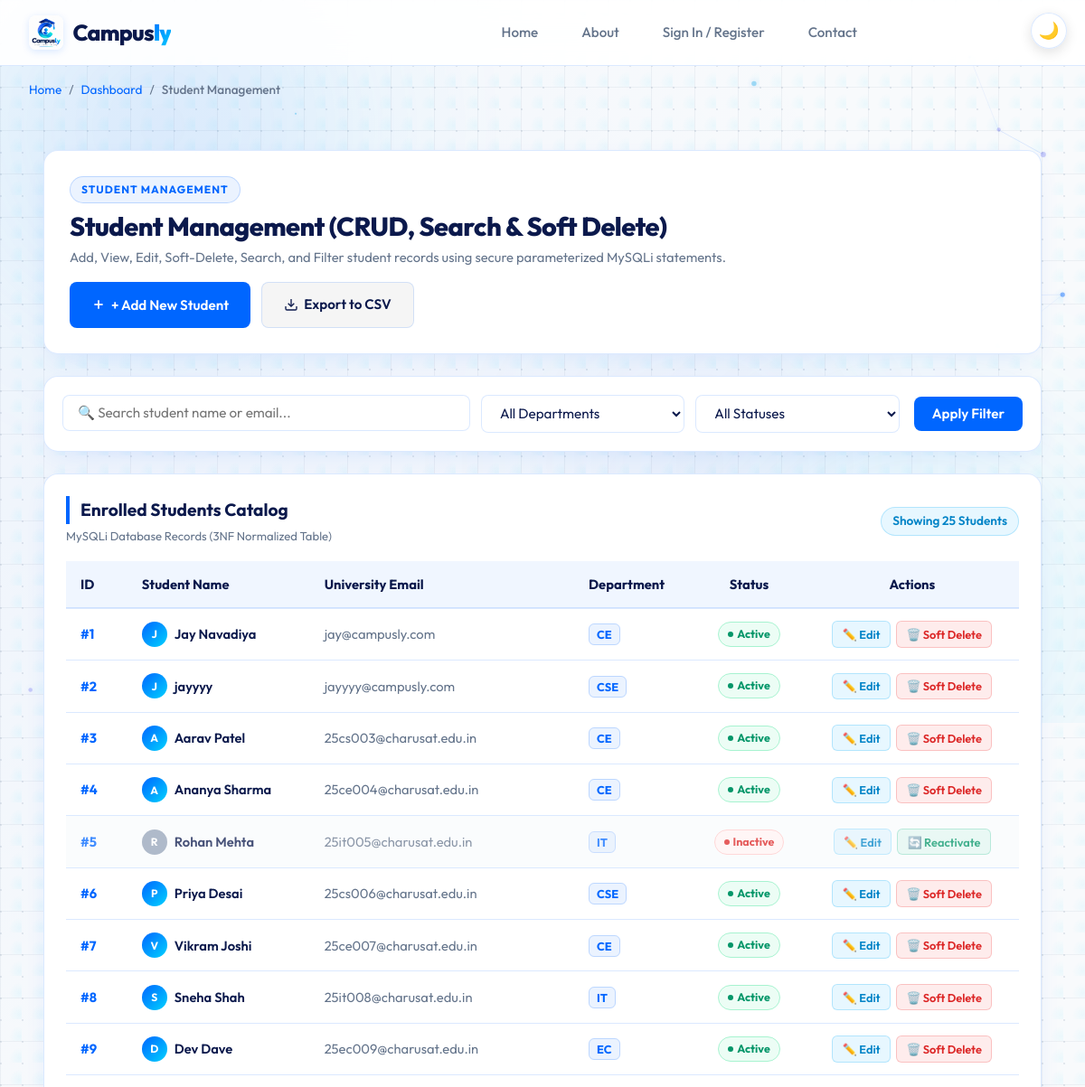
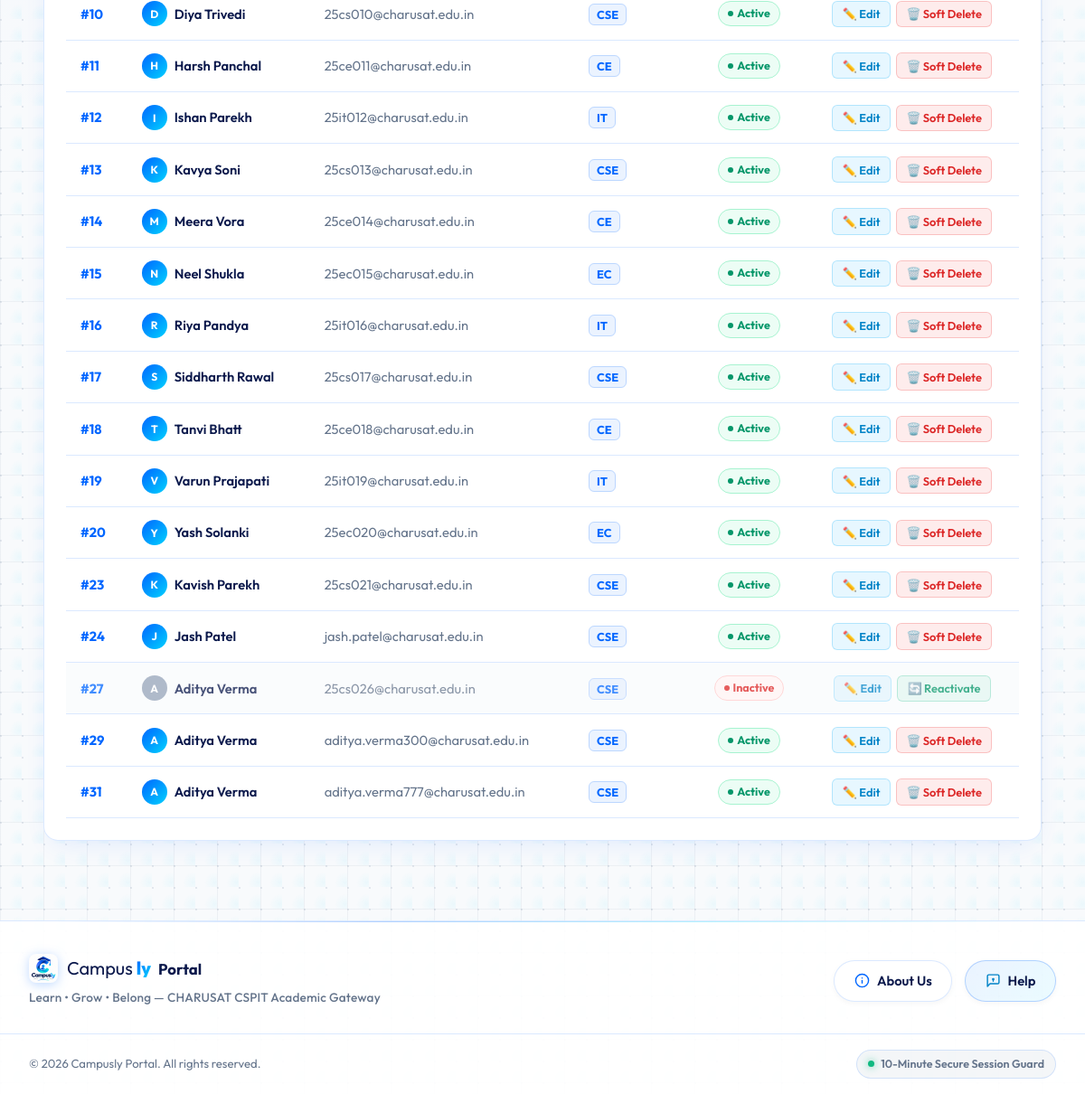
Page /students.php on the committed database (2 pictures, top to bottom).
### tables this page shows
CREATE TABLE `students` (
  `student_id` int NOT NULL AUTO_INCREMENT,
  `name` varchar(100) NOT NULL,
  `email` varchar(100) NOT NULL,
  `course` varchar(100) NOT NULL,
  `status` enum('Active','Inactive') NOT NULL DEFAULT 'Active',
  PRIMARY KEY (`student_id`),
  UNIQUE KEY `email` (`email`)
);

### students.php (the view, shortened to what this page needs)
<?php
require_once __DIR__ . '/db.php';
$searchQuery  = trim($_GET['search'] ?? '');
$sql = "SELECT student_id, name, email, course, status FROM students WHERE 1=1";
$sql .= " ORDER BY student_id ASC";
$stmt = $conn->prepare($sql);
$stmt->execute();
$result = $stmt->get_result();
$students = [];
while ($row = $result->fetch_assoc()) {
    $students[] = $row;
}
$totalCount = count($students);
require_once __DIR__ . '/includes/header.php';
?>
  <nav class="breadcrumbs-nav" aria-label="Breadcrumb">
    <ol class="breadcrumbs">
      <li><a href="index.php">Home</a></li>
      <?php if ($userRole === 'admin'): ?>
        <li><a href="admin_dashboard.php">Admin Control Center</a></li>
      <?php else: ?>
        <li><a href="dashboard.php">Dashboard</a></li>
      <?php endif; ?>
      <li aria-current="page">Student Management</li>
    </ol>
  </nav>
  <main id="main-content">
    <div style="max-width: 1240px; margin: 0 auto; padding: 1.5rem 1rem;">
      <section class="panel" style="padding: 1.75rem; margin-bottom: 1.5rem; display: flex; justify-content: space-between; align-items: center; flex-wrap: wrap; gap: 1rem;">
        <div>
          <div style="display: inline-flex; align-items: center; gap: 8px; background: rgba(0, 102, 255, 0.08); padding: 4px 12px; border-radius: 9999px; margin-bottom: 0.5rem; border: 1px solid rgba(0, 102, 255, 0.2);">
            <span style="font-size: 0.75rem; font-weight: 700; color: #0066ff; letter-spacing: 1px;">STUDENT MANAGEMENT</span>
          </div>
          <h1 style="margin: 0; font-size: 1.8rem; line-height: 1.2;">Student Management (CRUD, Search &amp; Soft Delete)</h1>
          <p style="margin: 0.35rem 0 0 0; color: #64748b; font-size: 0.92rem;">
            Add, View, Edit, Soft-Delete, Search, and Filter student records using secure parameterized MySQLi statements.
          </p>
        </div>
        <div style="display: flex; gap: 0.75rem; flex-wrap: wrap;">
          <button type="button" class="btn btn-primary" onclick="openAddModal()" style="display: inline-flex; align-items: center; gap: 6px;">
            <svg width="16" height="16" viewBox="0 0 24 24" fill="none" stroke="currentColor" stroke-width="2.5"><line x1="12" y1="5" x2="12" y2="19"></line><line x1="5" y1="12" x2="19" y2="12"></line></svg>
            <span>+ Add New Student</span>
          </button>
          <a href="students.php?action=export_csv" class="btn btn-secondary" style="display: inline-flex; align-items: center; gap: 6px;">
            <svg width="16" height="16" viewBox="0 0 24 24" fill="none" stroke="currentColor" stroke-width="2"><path d="M21 15v4a2 2 0 0 1-2 2H5a2 2 0 0 1-2-2v-4"></path><polyline points="7 10 12 15 17 10"></polyline><line x1="12" y1="15" x2="12" y2="3"></line></svg>
            <span>Export to CSV</span>
          </a>
        </div>
      </section>
      <section class="panel" style="padding: 1.25rem; margin-bottom: 1.5rem;">
        <form action="students.php" method="GET" style="display: flex; gap: 1rem; flex-wrap: wrap; align-items: center; justify-content: space-between;">
          <div style="display: flex; gap: 0.75rem; flex-wrap: wrap; flex: 1; min-width: 280px;">
            <div style="flex: 2; min-width: 220px; position: relative;">
              <input type="text" name="search" id="filter-search" value="<?= htmlspecialchars($searchQuery) ?>" placeholder="🔍 Search student name or email..." style="width: 100%; padding: 0.6rem 1rem; border-radius: 8px; border: 1px solid var(--panel-border); background: var(--input-bg); color: var(--text-main);">
            </div>
            <div style="flex: 1; min-width: 150px;">
              <select name="course" id="filter-course" style="width: 100%; padding: 0.6rem 1rem; border-radius: 8px; border: 1px solid var(--panel-border); background: var(--input-bg); color: var(--text-main);">
                <option value="ALL">All Departments</option>
              </select>
            </div>
            <div style="flex: 1; min-width: 140px;">
              <select name="status" id="filter-status" style="width: 100%; padding: 0.6rem 1rem; border-radius: 8px; border: 1px solid var(--panel-border); background: var(--input-bg); color: var(--text-main);">
                <option value="ALL">All Statuses</option>
              </select>
            </div>
          </div>
          <div style="display: flex; gap: 0.5rem;">
            <button type="submit" class="btn btn-primary" style="padding: 0.6rem 1.25rem;">Apply Filter</button>
          </div>
        </form>
      </section>
      <section class="panel" style="padding: 1.5rem; overflow: hidden;">
        <div style="display: flex; justify-content: space-between; align-items: center; margin-bottom: 1rem; flex-wrap: wrap; gap: 0.5rem;">
          <div>
            <h2 style="margin: 0; font-size: 1.2rem;">Enrolled Students Catalog</h2>
            <span style="font-size: 0.82rem; color: #64748b;">MySQLi Database Records (3NF Normalized Table)</span>
          </div>
          <span style="font-size: 0.85rem; font-weight: 600; color: #0284c7; background: rgba(56, 189, 248, 0.12); border: 1px solid rgba(56, 189, 248, 0.3); padding: 4px 12px; border-radius: 9999px;">
            Showing <?= (int)$totalCount ?> Student<?= $totalCount === 1 ? '' : 's' ?>
          </span>
        </div>
        <div style="overflow-x: auto;">
          <table id="students-table" style="width: 100%; border-collapse: collapse; font-size: 0.92rem;">
            <thead>
              <tr style="background: var(--table-th-bg, #f8fafc); border-bottom: 2px solid var(--panel-border); text-align: left;">
                <th style="padding: 0.85rem 1rem;">ID</th>
                <th style="padding: 0.85rem 1rem;">Student Name</th>
                <th style="padding: 0.85rem 1rem;">University Email</th>
                <th style="padding: 0.85rem 1rem;">Department</th>
                <th style="padding: 0.85rem 1rem; text-align: center;">Status</th>
                <th style="padding: 0.85rem 1rem; text-align: center;">Actions</th>
              </tr>
            </thead>
            <tbody>
              <?php if (empty($students)): ?>
                <tr>
                  <td colspan="6" style="text-align: center; padding: 2.5rem 1rem; color: #64748b;">
                    No student records matching your filter criteria. <a href="students.php" style="color: var(--primary); font-weight: 600;">Reset filters</a>
                  </td>
                </tr>
              <?php else: ?>
                <?php foreach ($students as $s): ?>
                  <tr style="border-bottom: 1px solid var(--panel-border); transition: background 0.15s ease; <?= $s['status'] === 'Inactive' ? 'opacity: 0.75; background: rgba(241, 245, 249, 0.4);' : '' ?>">
                    <td style="padding: 0.85rem 1rem; font-weight: 700; color: var(--primary);">
                      #<?= htmlspecialchars($s['student_id']) ?>
                    </td>
                    <td style="padding: 0.85rem 1rem; font-weight: 600; color: var(--text-main);">
                      <div style="display: flex; align-items: center; gap: 8px;">
                        <span style="width: 28px; height: 28px; border-radius: 50%; background: <?= $s['status'] === 'Inactive' ? '#94a3b8' : 'linear-gradient(135deg, #0066ff, #00d2fe)' ?>; color: #fff; display: inline-flex; align-items: center; justify-content: center; font-size: 0.75rem; font-weight: 700;">
                          <?= strtoupper(substr($s['name'], 0, 1)) ?>
                        </span>
                        <span><?= htmlspecialchars($s['name']) ?></span>
                      </div>
                    </td>
                    <td style="padding: 0.85rem 1rem; color: var(--text-muted);">
                      <?= htmlspecialchars($s['email']) ?>
                    </td>
                    <td style="padding: 0.85rem 1rem;">
                      <span style="padding: 3px 8px; border-radius: 6px; font-size: 0.8rem; font-weight: 700; background: rgba(0, 102, 255, 0.08); color: #0066ff; border: 1px solid rgba(0, 102, 255, 0.2);">
                        <?= htmlspecialchars($s['course']) ?>
                      </span>
                    </td>
                    <td style="padding: 0.85rem 1rem; text-align: center;">
                      <?php if ($s['status'] === 'Active'): ?>
                        <span class="badge-status-active" style="display: inline-flex; align-items: center; gap: 4px; padding: 3px 10px; border-radius: 9999px; font-size: 0.78rem; font-weight: 700; background: #ecfdf5; color: #059669; border: 1px solid #a7f3d0;">
                          <span style="width: 6px; height: 6px; border-radius: 50%; background: #059669;"></span> Active
                        </span>
                      <?php else: ?>
                        <span class="badge-status-inactive" style="display: inline-flex; align-items: center; gap: 4px; padding: 3px 10px; border-radius: 9999px; font-size: 0.78rem; font-weight: 700; background: #fef2f2; color: #dc2626; border: 1px solid #fecaca;">
                          <span style="width: 6px; height: 6px; border-radius: 50%; background: #dc2626;"></span> Inactive
                        </span>
                      <?php endif; ?>
                    </td>
                    <td style="padding: 0.85rem 1rem; text-align: center;">
                      <div style="display: inline-flex; gap: 6px;">
                        <button type="button" class="btn" onclick="openEditModal(<?= htmlspecialchars(json_encode($s)) ?>)" style="padding: 0.35rem 0.65rem; font-size: 0.8rem; background: rgba(56, 189, 248, 0.12); color: #0284c7; border: 1px solid rgba(56, 189, 248, 0.3); border-radius: 6px; cursor: pointer;">
                          ✏️ Edit
                        </button>
                        <?php if ($s['status'] === 'Active'): ?>
                          <button type="button" class="btn" onclick="openDeleteConfirmModal(<?= (int)$s['student_id'] ?>, '<?= htmlspecialchars(addslashes($s['name'])) ?>')" style="padding: 0.35rem 0.65rem; font-size: 0.8rem; background: rgba(239, 68, 68, 0.1); color: #dc2626; border: 1px solid rgba(239, 68, 68, 0.25); border-radius: 6px; cursor: pointer;">
                            🗑️ Soft Delete
                          </button>
                        <?php else: ?>
                          <form action="students.php" method="POST" style="margin: 0; display: inline;">
                            <button type="submit" class="btn" style="padding: 0.35rem 0.65rem; font-size: 0.8rem; background: rgba(16, 185, 129, 0.1); color: #059669; border: 1px solid rgba(16, 185, 129, 0.3); border-radius: 6px; cursor: pointer;">
                              🔄 Reactivate
                            </button>
                          </form>
                        <?php endif; ?>
                      </div>
                    </td>
                  </tr>
                <?php endforeach; ?>
              <?php endif; ?>
            </tbody>
          </table>
        </div>
      </section>
    </div>
  </main>
<?php require_once __DIR__ . '/includes/footer.php'; ?>

### css/styles.css (style rules this page uses)
:root { --bg-color: #f8fafc; --bg-grid-line: rgba(148, 163, 184, 0.12); --bg-dot: rgba(148, 163, 184, 0.22); --bg-gradient: radial-gradient(circle at 10% 20%, rgba(0, 102, 255, 0.04) 0%, transparent 40%), radial-gradient(circle at 90% 80%, rgba(0, 210, 255, 0.05) 0%, transparent 40%); --panel-bg: rgba(255, 255, 255, 0.98); --panel-border: rgba(0, 102, 255, 0.14); --header-bg: rgba(255, 255, 255, 0.92); --input-bg: #ffffff; --input-border: rgba(0, 102, 255, 0.18); --table-th-bg: rgba(0, 102, 255, 0.06); --brand-navy: #0b194c; --brand-navy-light: #162456; --primary: #0066ff; --primary-hover: #0052cc; --accent: #00d2fe; --accent-dark: #0099cc; --accent-hover: #38bdf8; --brand-gradient: linear-gradient(135deg, #0b194c 0%, #0066ff 50%, #00d2fe 100%); --brand-gradient-text: linear-gradient(135deg, #0066ff 0%, #00d2fe 100%); --text-main: #0b194c; --text-body: #1e293b; --text-muted: #64748b; --focus-outline: #0066ff; --card-shadow: 0 10px 30px -10px rgba(0, 102, 255, 0.12); --card-shadow-hover: 0 16px 36px -10px rgba(0, 102, 255, 0.22); --error: #dc2626; --success: #16a34a; --warning: #f59e0b; --radius: 16px; --transition: all 0.3s cubic-bezier(0.4, 0, 0.2, 1); }
*, *::before, *::after { box-sizing: border-box; margin: 0; padding: 0; }
body { font-family: 'Outfit', -apple-system, BlinkMacSystemFont, "Segoe UI", Roboto, sans-serif; background-color: var(--bg-color); background-image: radial-gradient(circle at 1px 1px, var(--bg-dot) 1.2px, transparent 0), linear-gradient(to right, var(--bg-grid-line) 1px, transparent 1px), linear-gradient(to bottom, var(--bg-grid-line) 1px, transparent 1px), var(--bg-gradient); background-size: 24px 24px, 48px 48px, 48px 48px, 100% 100%; background-attachment: fixed; color: var(--text-main); min-height: 100vh; line-height: 1.6; display: flex; flex-direction: column; overflow-x: hidden; position: relative; transition: background-color 0.3s ease, color 0.3s ease; }
header, main, footer, .top-corner-controls, .breadcrumbs-nav, .skip-link { position: relative; z-index: 2; }
.breadcrumbs-nav { max-width: 1200px; width: 100%; margin: 1rem auto 0; padding: 0 2rem; }
.breadcrumbs { display: flex; list-style: none; gap: 0.5rem; font-size: 0.85rem; color: var(--text-muted); }
.breadcrumbs li:not(:last-child)::after { content: "/"; margin-left: 0.5rem; }
.breadcrumbs a { color: var(--primary); text-decoration: none; }
.breadcrumbs li[aria-current="page"] { color: var(--text-muted); font-weight: 500; }
main { max-width: 1200px; width: 100%; margin: 0 auto; padding: 2rem; flex: 1; }
h1 { font-size: 2.25rem; font-weight: 800; margin-bottom: 0.5rem; letter-spacing: -0.5px; }
h2 { font-size: 1.5rem; font-weight: 700; margin-bottom: 1.25rem; color: var(--text-main); border-left: 4px solid var(--primary); padding-left: 0.75rem; }
p { color: var(--text-muted); margin-bottom: 1.5rem; }
.panel { background: var(--panel-bg); border: 1px solid var(--panel-border); box-shadow: var(--card-shadow); backdrop-filter: blur(16px); -webkit-backdrop-filter: blur(16px); border-radius: var(--radius); padding: 2rem; margin-bottom: 2rem; position: relative; }
.btn { display: inline-flex; align-items: center; justify-content: center; padding: 0.75rem 1.5rem; font-weight: 600; border-radius: 8px; border: none; cursor: pointer; transition: var(--transition); text-decoration: none; font-family: inherit; font-size: 0.95rem; }
.btn-primary { background: var(--primary); color: #fff; }
.btn-secondary { background: rgba(0, 0, 0, 0.04); color: var(--text-main); border: 1px solid var(--panel-border); }
input[type="text"], input[type="email"], input[type="password"], input[type="date"], select, textarea { width: 100%; padding: 0.75rem 1rem; background: var(--input-bg); border: 1px solid var(--input-border); border-radius: 8px; color: var(--text-main); font-family: inherit; font-size: 0.95rem; transition: var(--transition); }

### rows in the picture
students: student_id "1", name "J", name "Jay Navadiya", email "jay@campusly.com", course "CE", status "Active" (drawn)
students: student_id "2", name "J", name "jayyyy", email "jayyyy@campusly.com", course "CSE", status "Active" (drawn)
students: student_id "3", name "A", name "Aarav Patel", email "25cs003@charusat.edu.in", course "CE", status "Active" (drawn)
students: student_id "4", name "A", name "Ananya Sharma", email "25ce004@charusat.edu.in", course "CE", status "Active" (drawn)
students: student_id "5", name "R", name "Rohan Mehta", email "25it005@charusat.edu.in", course "IT", status "Inactive" (drawn)
students: student_id "6", name "P", name "Priya Desai", email "25cs006@charusat.edu.in", course "CSE", status "Active" (drawn)
students: student_id "7", name "V", name "Vikram Joshi", email "25ce007@charusat.edu.in", course "CE", status "Active" (drawn)
students: student_id "8", name "S", name "Sneha Shah", email "25it008@charusat.edu.in", course "IT", status "Active" (drawn)
students: student_id "9", name "D", name "Dev Dave", email "25ec009@charusat.edu.in", course "EC", status "Active" (drawn)
students: student_id "10", name "D", name "Diya Trivedi", email "25cs010@charusat.edu.in", course "CSE", status "Active" (drawn)
students: student_id "11", name "H", name "Harsh Panchal", email "25ce011@charusat.edu.in", course "CE", status "Active" (drawn)
students: student_id "12", name "I", name "Ishan Parekh", email "25it012@charusat.edu.in", course "IT", status "Active" (drawn)
students: student_id "13", name "K", name "Kavya Soni", email "25cs013@charusat.edu.in", course "CSE", status "Active" (drawn)
students: student_id "14", name "M", name "Meera Vora", email "25ce014@charusat.edu.in", course "CE", status "Active" (drawn)
students: student_id "15", name "N", name "Neel Shukla", email "25ec015@charusat.edu.in", course "EC", status "Active" (drawn)
students: student_id "16", name "R", name "Riya Pandya", email "25it016@charusat.edu.in", course "IT", status "Active" (drawn)
students: student_id "17", name "S", name "Siddharth Rawal", email "25cs017@charusat.edu.in", course "CSE", status "Active" (drawn)
students: student_id "18", name "T", name "Tanvi Bhatt", email "25ce018@charusat.edu.in", course "CE", status "Active" (drawn)
students: student_id "19", name "V", name "Varun Prajapati", email "25it019@charusat.edu.in", course "IT", status "Active" (drawn)
students: student_id "20", name "Y", name "Yash Solanki", email "25ec020@charusat.edu.in", course "EC", status "Active" (drawn)
students: student_id "23", name "K", name "Kavish Parekh", email "25cs021@charusat.edu.in", course "CSE", status "Active" (drawn)
students: student_id "24", name "J", name "Jash Patel", email "jash.patel@charusat.edu.in", course "CSE", status "Active" (drawn)
students: student_id "27", name "A", name "Aditya Verma", email "25cs026@charusat.edu.in", course "CSE", status "Inactive" (drawn)
students: student_id "29", name "A", name "Aditya Verma", email "aditya.verma300@charusat.edu.in", course "CSE", status "Active" (drawn)
students: student_id "31", name "A", name "Aditya Verma", email "aditya.verma777@charusat.edu.in", course "CSE", status "Active" (drawn)

### other values in the picture
$totalCount "25"
